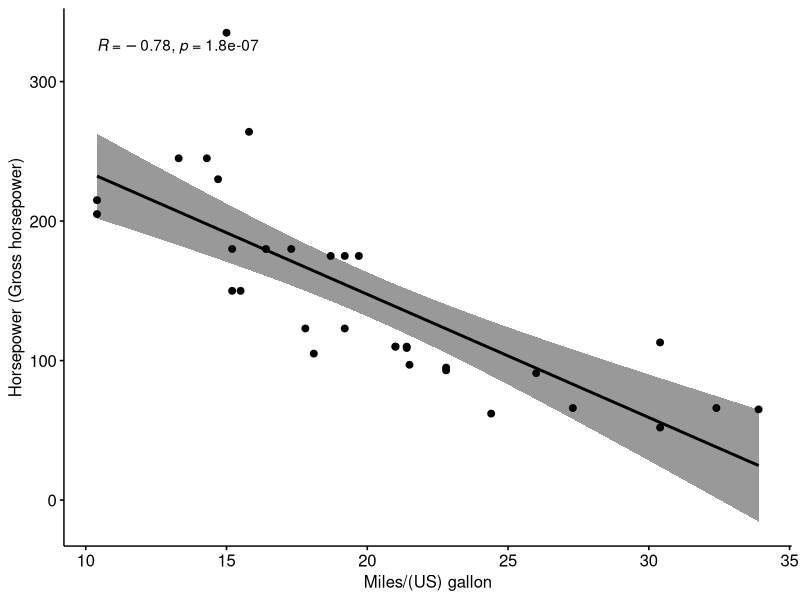
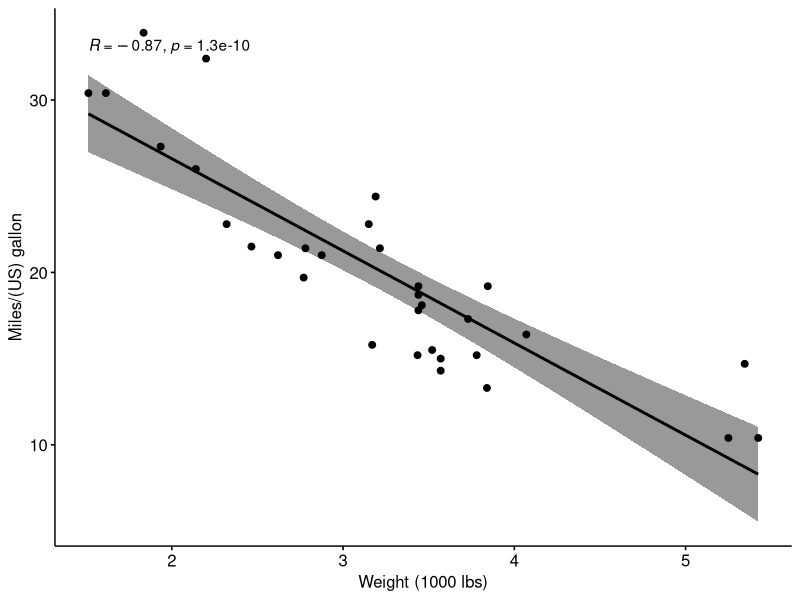
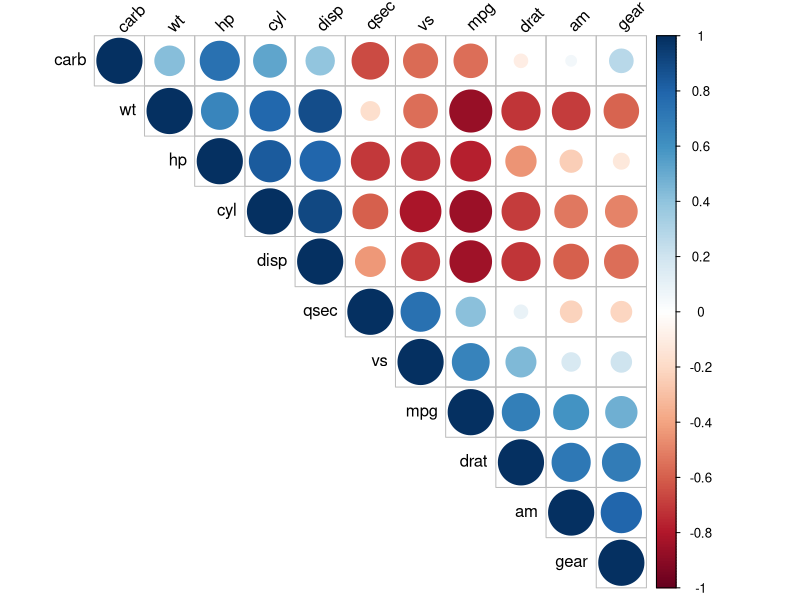

Write R code to recreate these figures, in order. (Note: this script raises an error after producing the figures.)
# Correlation analysis in R

###############################################
# Example 1: all variables are quantitative
###############################################

# In this case, we have to compute Pearson's r.
# To do that, we will use the online dataset "mtcars". 
# The data were extracted from the 1974 Motor Trend US magazine, 
# and comprise fuel consumption and 10 aspects of automobile design 
# and performance for 32 automobiles (1973-1974 models).


# How to display the data on "mtcars"

head(mtcars, 6) # The number 6 means that R Studio will display the six first lines only
?datasets::mtcars # This command will show you information about the dataset


# You can store "mtcars" on an object that works just like a box to put everything you want in.

my_data <- mtcars
my_data # This command displays everything you have stored in the object "my_data"
head(my_data, 10) # You can restrain data visualization by defining the number of lines
summary(my_data) # This function displays basic statistics about the dataset


# Suppose you want to check if the fuel consumption (mpg) and the horsepower (hp) are correlated.

# First, display both variables to decide if they are quantitative or qualitative.

str(my_data) # The str function displays the data type of each variable into a dataset


# Since mpg and hp are quantitative variables, you have to use Pearson's r to measure their correlation - if any

cor.test(my_data$mpg, my_data$hp, method = "pearson")


# You can also plot the output:

if(!require(ggpubr)) install.packages("ggpubr") # Installs the "ggpubr" package, if necessary
library(ggpubr) # Loads the "ggpubr" package

ggscatter(my_data, x = "mpg", y = "hp", 
          add = "reg.line", conf.int = TRUE, 
          cor.coef = TRUE, cor.method = "pearson",
          xlab = "Miles/(US) gallon", ylab = "Horsepower (Gross horsepower)")


# Now suppose you want to test if the weight (wt) is correlated to fuel consumption (mpg)

# First, check the types of the variables

str(my_data$wt) # In this case, the str function displays the type of the selected variables only
str(my_data$mpg)


# Both variables are quantitative. Therefore you have to use Pearson's r.

cor.test(my_data$wt, my_data$mpg, method = "pearson")


# You can also plot the output:

if(!require(ggpubr)) install.packages("ggpubr") # Installs the "ggpubr" package, if necessary
library(ggpubr) # Loads the "ggpubr" package

ggscatter(my_data, x = "wt", y = "mpg", 
          add = "reg.line", conf.int = TRUE, 
          cor.coef = TRUE, cor.method = "pearson",
          xlab = "Weight (1000 lbs)", ylab = "Miles/(US) gallon")


# What if you wanted to check if all variables in the dataset are correlated?
# In this case, you can compute a correlation matrix.

if(!require(Hmisc)) install.packages("Hmisc") # Installs the "Hmisc" package, if necessary
library(Hmisc) # Loads the "Hmisc" package

res <- cor(my_data) # Stores my_data correlation into a new object: res.
round(res, 2) # Fixes two decimals for all values in the dataset


# You can also create a correlogram to visualize the correlations:

if(!require(corrplot)) install.packages("corrplot") # Installs the "corrplot" package, if necessary
library(corrplot) # Loads the "corrplot" package

corrplot(res, type = "upper", order = "hclust", 
         tl.col = "black", tl.srt = 45)


###############################################
# Example 2: all variables are qualitative
###############################################

# In this case, you should use Spearman's rho since the variables do not come
# from a normal distribution (they are qualitative).

# Creating a dataset with ordinal variables

satisfaction <- c(0, 3, 5, 6, 6, 6, 5, 5, 3, 2, 7, 8, 7, 8, 5) # Likert-type scale with 
# 0 = "Very unsatisfied" and 10 = "Very satisfied"
var_1

education <- c(1, 1, 1, 2, 2, 2, 2, 2, 2, 3, 3, 3, 3, 3, 4) # Level of education:
# 1 = Bachelor’s Degree; 2 = Master’s Degree, 3 = Doctorate Degree; 4 = Post Doctorate
var_2

data_rho = data.frame(satisfaction, education)
data_rho

# Computing the Spearman's rank correlation (rho)

cor.test(data_rho$var_1, data_rho$var_2, method = "spearman")
cor(data_rho$var_1, data_rho$var_2, method = "spearman") # Double-checks if rho was computed correctly


# Plots the output

ggscatter(data_rho, x = "satisfaction", y = "education", 
          add = "reg.line", conf.int = TRUE, 
          cor.coef = TRUE, cor.method = "spearman",
          xlab = "Satisfaction (0 = Very Unsatisfied/ 10 = Very Satisfied)",
          ylab = "Level of Education (1 = Bachelor’s; 2 = Master’s, 3 = Doctorate; 4 = Post Doc)")


# Creates a correlation matrix

spearman_cor <- cor(data_rho) # Stores data_rho correlation into a new object: res.
round(spearman_cor, 2) # Fixes two decimals for all values in the dataset


# Since the correlation matrix for two variables is not very impressive, 
# the correlogram would have little to add to this output.
